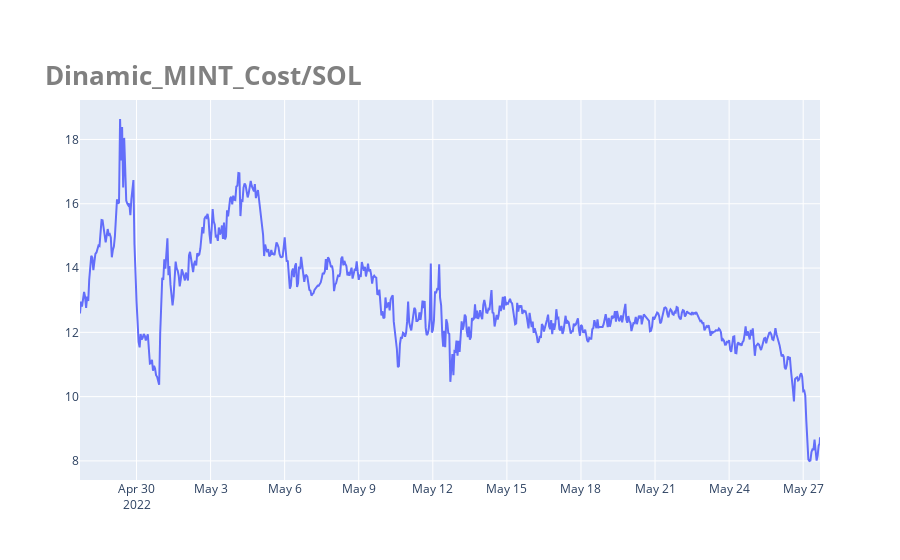

Notebook code cell kept with this figure:
### Code cell
import plotly.graph_objects as go
import plotly.express as px
fig = go.Figure()

fig.update_layout(title=dict(text='<b>Dinamic_MINT_Cost/SOL',
                             font=dict(size=26,
                                       color='grey'),
                             y=0.88,
                            ),
                  legend=dict(xanchor='left',
                              yanchor='bottom',
                              x=0.02,
                              y=0.85,
                              orientation='h'
                             )
                  )

fig.add_trace(go.Scatter(x=df.index,
                         y=df["MINT_cost/SOL"],
                         mode='lines',
                         name="MINT_cost/SOL",
                        ),
              )

fig.show()

### Figure 1 — Plotly figure (JSON) as saved in the notebook; plotly's stock layout.template omitted (floating-point values rounded to 4 significant figures; data arrays with more than 128 entries replaced by an {"elided": "..."} marker saying what was removed)
{"data": [{"mode": "lines", "name": "MINT_cost/SOL", "type": "scatter", "x": {"elided": "716 str values"}, "y": {"elided": "716 float values"}}], "layout": {"legend": {"orientation": "h", "x": 0.02, "xanchor": "left", "y": 0.85, "yanchor": "bottom"}, "title": {"font": {"color": "grey", "size": 26}, "text": "<b>Dinamic_MINT_Cost/SOL", "y": 0.88}}}
